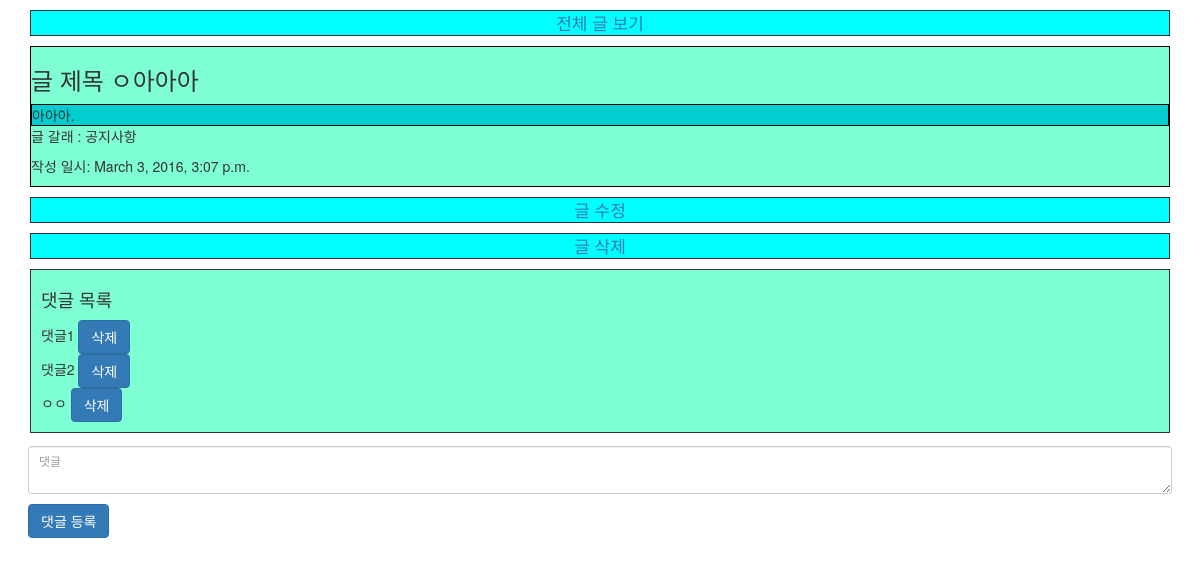
The app's page /posts/21/ with its own data.
### blog/models.py (models this page shows, shortened)
class Post(models.Model):
    category = models.ForeignKey(Category)
    title = models.CharField(max_length=200)
    content = models.TextField()
    tags = models.ManyToManyField('Tag')
    created_at = models.DateTimeField(auto_now_add=True)
    updated_at = models.DateTimeField(auto_now=True)
    is_model_field = False

class Category(models.Model):
    name = models.CharField(max_length=40)

class Comment(models.Model):
    post = models.ForeignKey(Post)
    content = models.TextField(max_length=500)
    created_at = models.DateTimeField(auto_now_add=True)
    updated_at = models.DateTimeField(auto_now=True)

### blog/views.py (the view)
# urls.py: url(r'^posts/(?P<pk>[0-9]+)/$', blog_views.view_post, name='view_post'),
def view_post(request, pk):
    post = get_object_or_404( Post, pk=pk )
    if request.method == 'GET':
        return render(request, 'view_post.html', {
            'post': post,
            })
    elif request.method == 'POST':
        create_comment( request, post, pk )
        return redirect('view_post', pk=post.pk)

### blog/templates/view_post.html (shortened to what this page needs)
{% extends 'blog_layout.html' %}
{% load bootstrap3 %}
  {% block content %}
    <div class="post-list-button">
      <a href="/">전체 글 보기</a>
    </div>
    <div class="post-container">
      <h3>{{ post.title }}</h3>
      <div class="post-content">
        {{ post.content }}.
      </div>
      <div>
        <p> 글 갈래 : {{ post.category.name }}</p>
        <p> 작성 일시: {{ post.created_at }}</p>
      </div>
    </div>
    <div class="post-edit-button">
        <a href="/posts/edit/{{post.pk}}">글 수정</a>
    </div>
    <div class="post-delete-button">
        <a href="/posts/delete/{{post.pk}}">글 삭제</a>
    </div>
    <div class="comment_container">
      <h4>댓글 목록</h4>
      {% for comment in post.comment_set.all %}
      <div class="comment_content">
        <span>{{ comment.content }}</span>
        <a href="/comment/delete/{{ comment.post.pk }}/{{ comment.pk }}" class="btn btn-primary">삭제</a>
      </div>
      {% empty %}
      <p>댓글 없음 </p>
      {% endfor %}
    </div>
    <div class="comment">
      <form method="POST" action="" class="form-horizontal" style="margin:13px;">
        <div class="form-group form-group-sm">
          <textarea placeholder="댓글" name="comment" class="form-control"></textarea>
          <div class="form-wrapper">
            {% bootstrap_button "댓글 등록" button_type="submit" button_class="btn-primary" %}
          </div>
        </div>
      </form>
    </div>
  {% endblock %}

### blog/templates/blog_layout.html (style rules this page uses)
.post-container { margin-top: 10px; border: 1px solid #000; background-color: #7FFFD4; }
.post-content { margin-top: 10px; border: 1px solid #000; background-color: #00CED1; }
.post-list-button, .post-delete-button, .post-edit-button { margin-top: 10px; border: 1px solid; text-align: center; background: #00FFFF; font-size: 17px; }
.form-wrapper { margin-top: 10px; }
.comment_container { border: 1px solid; margin-top: 10px; padding: 10px; background: #7FFFD4; }

### records on screen
Post: title "글 제목 ㅇ아아아", content "아아아", category.name "공지사항", created_at "March 3, 2016, 3:07 p.m."
Comment: content "댓글1"
Comment: content "댓글2"
Comment: content "ㅇㅇ"
